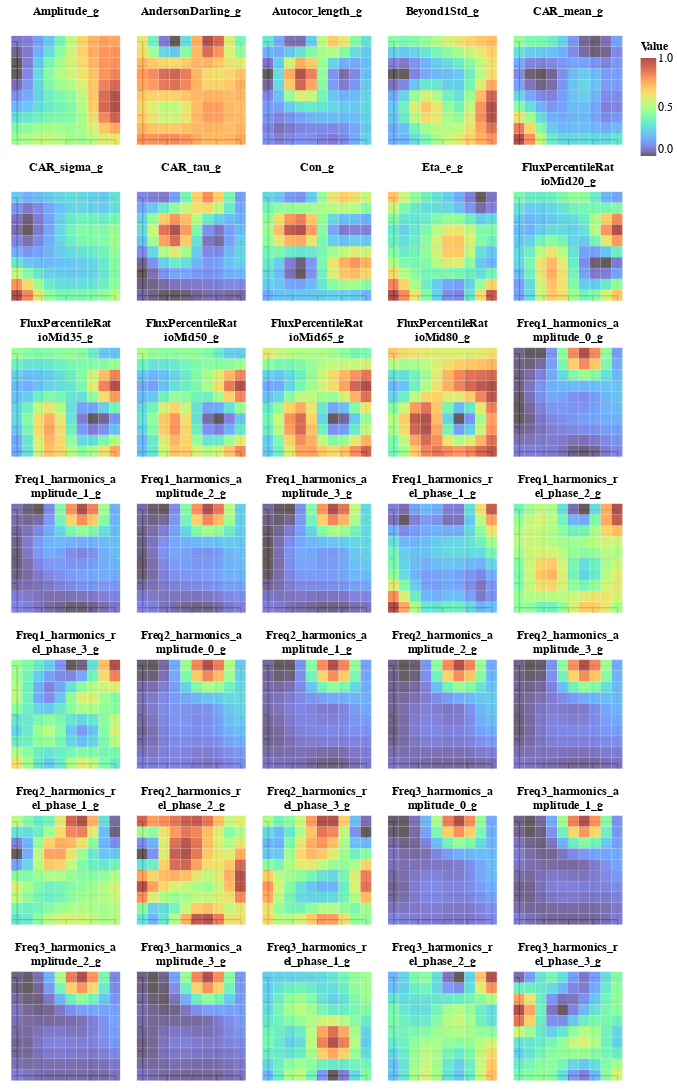

This figure's notebook cell:
### Markdown cell above
### Construct reference maps

### Code cell
# matY has shape n_dimensions (number of features) * n_nodes in latent space. 
# Manifold in n-dimensional space (projection of matX in data space); 
# A point matY[:,i] is a center of a Gaussian component i on the manifold in data space. Y=WΦT
# Location of each node in the high dimensional space.
# It is related to the actual probability space through Y=W*phi(transpose).
# We therefore need to normalise the matrix to show the strength of a node's association to a given class relative to the other nodes.


refvect = gtm_model.matY

refvect = MinMaxScaler().fit_transform(refvect.T).T
# refvect = scaler2.inverse_transform(refvect.T).T


# Here we are plotting matX, the coordinates of the nodes in the 2D space. We will colour code them based on 'label'. So this will be a
# grid of pixels in 2D space that is colour coded by some parameter.
def plot_ref_vect(gtm_matX,label,title,fig_size=(100,100)):
    dfmap = pd.DataFrame(gtm_matX, columns=["x1", "x2"])
    dfmap['Value'] = label
    for count, i in enumerate(x1vals):
        dfmap.loc[dfmap['x1']==i, 'xnode'] = count
    for count, i in enumerate(x2vals):
        dfmap.loc[dfmap['x2']==i, 'ynode'] = count
    
    map = alt.Chart(dfmap).mark_square().encode(
        x=alt.X('x1'),#, axis=None),
        y=alt.Y('x2'),#, axis=None),
        color=alt.Color('Value:Q',
                        #scale=alt.Scale(scheme='viridis')),
                        scale=alt.Scale(scheme='turbo')),
        size=alt.value(120),
        tooltip=['x1','x2', 'Value:Q', 'xnode:Q', 'ynode:Q'],
        #opacity='density'
    ).properties(title = alt.TitleParams(text=[title[0:17],title[17:34]], fontSize=12), width = fig_size[0], height = fig_size[1])
    
    return map
# %%


varnames = X_cols[0:35]

# Plot individual features along with histogram
# varnames = ['clr_mean']
# dataset_final[varnames].hist(bins=100)

var = 0

# %%
chart = alt.vconcat()
new_line = '\n'
for rr in range(100):
    row = alt.hconcat().resolve_scale(y='shared')
    for cc in range(5):
        if var<len(varnames):
            row |= plot_ref_vect(
                gtm_matX=gtm_model.matX,
                label=refvect[var,:], 
                title=varnames[var])
            var = var + 1
    chart &= row

# chart.configure_axis(labelFontSize=0, titleFontSize=0, titleFontWeight='normal')
chart.configure_concat(
    spacing=10
    ).configure_view(
        strokeWidth=1
        ).configure_axis(
            labelFontSize=0, 
            titleFontSize=0, 
            titleFontWeight='normal'
            ).configure_title(
                fontSize=14
                ).configure_legend(
                    titleFontSize=12, 
                    labelFontSize=12)
